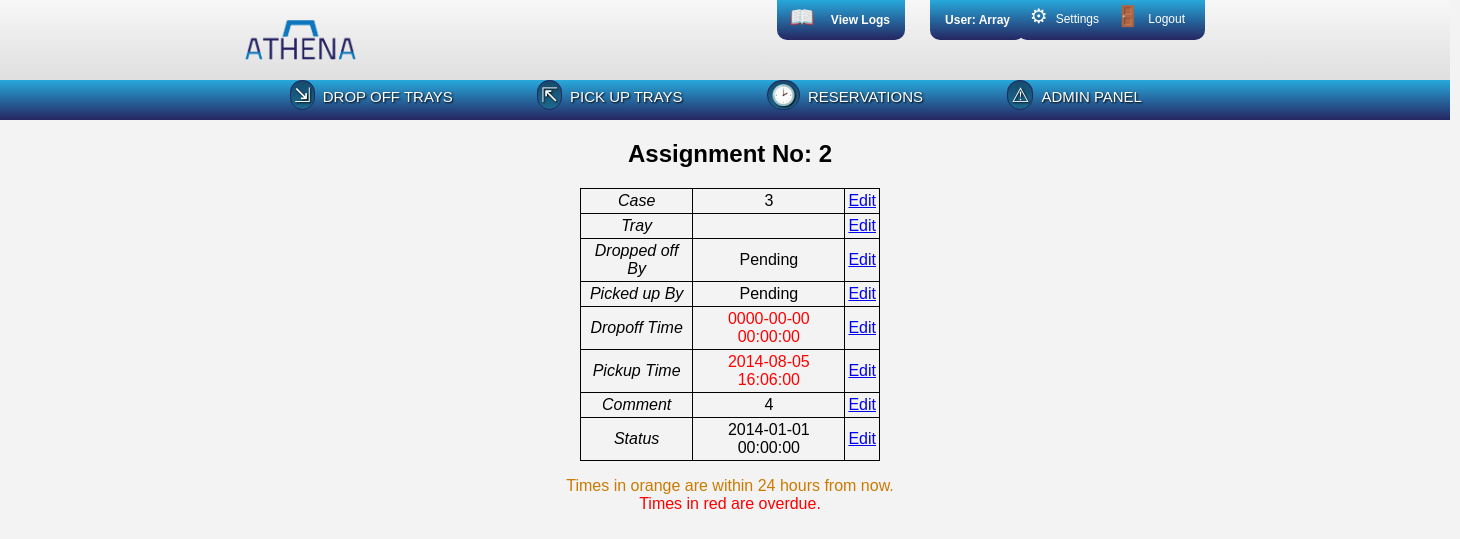
Page /www/assignments/assignmentDetail.php?aid=2 (signed in) on the committed database.
### tables this page shows
create table if not exists assigns 
( asgn_id   int(10)      not null auto_increment,
  case_id   int(10)      not null,
  tray_id   int(10)      not null,
  
  do_usr    int(10)      not null default 0,      
  pu_usr    int(10)      not null default 0,      
  cli_nm    varchar(64)  not null default '',     
  
  do_dttm   datetime     not null,                
  pu_dttm   datetime     not null,                
  status    varchar(25)  not null default '',     
  cmt       varchar(255) not null default '',
  primary key (asgn_id)
);

### www/utils/dbConnector.php (called while the page is built, shortened)
<?php
	class dbConnector implements dbConnectInfo {
		protected static $server = dbConnectInfo::HOST;
		protected static $db = dbConnectInfo::DBNAME;
		protected static $user = dbConnectInfo::USER;
		protected static $pass = dbConnectInfo::PW;
		public function doConnect() {
			$hookup = mysqli_connect(self::$server, self::$user, self::$pass, self::$db);
			return $hookup;
		}
	}
?>

### www/assignments/assignmentDetail.php (the view, shortened to what this page needs)
<?php
	require_once "includes.php";
	$worker = new dbWorker();
	$currentAssignment = $_GET['aid'];
	$sql = "SELECT * FROM assigns WHERE asgn_id='$currentAssignment'";
	if($result = $worker->query($sql)) {
		$row = mysqli_fetch_assoc($result);
		extract($row);
		echo "<div class='adminTable'>";
		echo "<h2>Assignment No: $asgn_id</h2>";
		$tray = $worker->findTray($tray_id, "name");
		$dropoffUser = $worker->findUser($do_usr, "uname");
		$pickupUser = $worker->findUser($pu_usr, "uname");
		if($dropoffUser == null) $dropoffUser = "Pending";
		if($pickupUser == null) $pickupUser = "Pending";
		$doTime = $worker->checkTime($do_dttm);
		$puTime = $worker->checkTime($pu_dttm);
		$table = "<table>" .
		"<tr><td><em>Case</em></td><td>$case_id</td><td><a href='editAssignmentInfo.php?mtd=case'>Edit</a></td></tr>" .
		"<tr><td><em>Tray</em></td><td>$tray</td><td><a href='editAssignmentInfo.php?mtd=tray'>Edit</a></td></tr>" .
		"<tr><td><em>Dropped off By</em></td><td>$dropoffUser</td><td><a href='editAssignmentInfo.php?mtd=dousr'>Edit</a></td></tr>" .
		"<tr><td><em>Picked up By</em></td><td>$pickupUser</td><td><a href='editAssignmentInfo.php?mtd=puusr'>Edit</a></td></tr>" .
		"<tr><td><em>Dropoff Time</em></td><td>$doTime</td><td><a href='editAssignmentInfo.php?mtd=dodttm'>Edit</a></td></tr>" .
		"<tr><td><em>Pickup Time</em></td><td>$puTime</td><td><a href='editAssignmentInfo.php?mtd=pudttm'>Edit</a></td></tr>" .
		"<tr><td><em>Comment</em></td><td>$cmt</td><td><a href='editAssignmentInfo.php?mtd=cmt'>Edit</a></td></tr>" .
		"<tr><td><em>Status</em></td><td>$status</td><td><a href='editAssignmentInfo.php?mtd=status'>Edit</a></td></tr>" .
		"</table>";
		echo "<p>$table</p>";
		echo "</div>";
	} else {
		echo "Error connecting to database.";
	}
?>

### www/utils/dbWorker.php (shortened to what this page needs)
<?php
	require_once("dbConnector.php");
	class dbWorker extends dbConnector {
		private $connection;
		public function __construct() {
			$this->connection = $this->doConnect();
		}
		public function query($sql) {
			return mysqli_query($this->connection, $sql);
		}
		public function findUser($uid, $requestedField) {
			$sql = "SELECT * FROM users WHERE usr_id='$uid'";
			$result = $this->query($sql);
			$row = mysqli_fetch_assoc($result);
			return $row["$requestedField"];
		}
		public function checkTime($timeStamp) {
			$date = strtotime($timeStamp);
			$oneDayFromNow = time() + 86400;
			if(time() > strtotime($timeStamp)) return "<span class='error'>$timeStamp</span>";
			else if($date <= $oneDayFromNow && time() < $date) return "<span class='warning'>$timeStamp</span>";
			else return $timeStamp;
		}
	}
?>

### www/styles.css (style rules this page uses)
* { background: none repeat scroll 0% 0% transparent; }
body { font-family: helvetica, sans-serif; margin: 0; background: #f3f3f3; overflow-x:hidden; }
.main table, .main th, .main td { margin-top: 10px; margin-bottom: 10px; padding: 3px; max-width: 400px; word-wrap: break-word; border-collapse: collapse; }
.adminTable th, .adminTable td { border: 1px solid black; margin-top: 10px; margin-bottom: 10px; padding: 3px; max-width: 400px; word-wrap: break-word; border-collapse: collapse; }
.error { color: red; }
.main table { width: 300px; margin-left: auto; margin-right: auto; }
.main div { margin-left: auto; margin-right: auto; }

### rows in the picture
assigns: asgn_id "2", case "3", do_dttm "0000-00-00 00:00:00 2014-08-05 16:06:00", cmt "4", status "2014-01-01 00:00:00"

### other values in the picture
$userStr "Array"
$dropoffUser "Pending"
$pickupUser "Pending"
